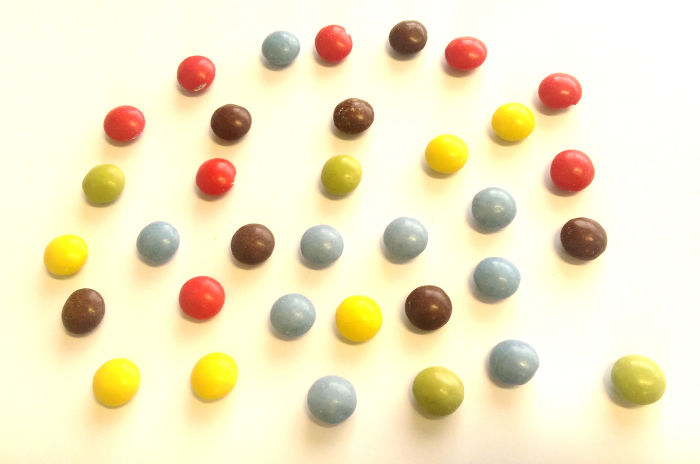
#> input picture assignment1/images/candy.jpg, 700 x 464 px, given in place of mask.png, which was not available
$ python exercise3.py   (older library calls are emulated)
#> lines starting #> are read from the running program, lines starting #| are printed output that depends on the picture; after the words box and inside, x2 and y2 are one past the last pixel; in counts of white or black regions, pixels touching at a corner belong together; pictures that were not available may be replaced by others from this repository, and a replacement may not be noted
import numpy as np
import cv2
from matplotlib import pyplot as plt

# a
mask = cv2.imread('images/mask.png')
#> mask is the input picture: shape (464, 700, 3); mean B, G, R 199.4, 232.7, 242.4

n = 5
SE5 = np.ones((n, n), np.uint8) # create a square structuring element
mask_eroded = cv2.erode(mask, SE5)
mask_dilated = cv2.dilate(mask, SE5)
plt.subplot(1, 2, 1)
plt.imshow(mask_eroded, cmap='gray')
plt.subplot(1, 2, 2)
plt.imshow(mask_dilated, cmap='gray')
plt.show()
#> figure, not shown here; B, G, R data is drawn as R, G, B

n = 10
SE10 = np.ones((n, n), np.uint8) # create a square structuring element
mask_eroded = cv2.erode(mask, SE10)
mask_dilated = cv2.dilate(mask, SE10)
plt.subplot(1, 2, 1)
plt.imshow(mask_eroded, cmap='gray')
plt.subplot(1, 2, 2)
plt.imshow(mask_dilated, cmap='gray')
plt.show()
#> figure, not shown here; B, G, R data is drawn as R, G, B

n = 5
SE = np.ones((n, n), np.uint8) # create a square structuring element
mask_eroded = cv2.erode(mask, SE)
mask_dilated = cv2.dilate(mask_eroded, SE)
mask_opening = np.copy(mask_dilated)

mask_dilated = cv2.dilate(mask, SE)
mask_eroded = cv2.erode(mask_dilated, SE)
mask_closing = np.copy(mask_eroded)

plt.subplot(1, 2, 1)
plt.imshow(mask_opening, cmap='gray')
plt.subplot(1, 2, 2)
plt.imshow(mask_closing, cmap='gray')
plt.show()
#> figure, not shown here; B, G, R data is drawn as R, G, B

# Question: Based on the results, which order of erosion and dilation operations
# produces opening and which closing?
#  Eroding then dilating produces opening and vice-versa in closing

# b
bird = cv2.imread('images/bird.jpg')
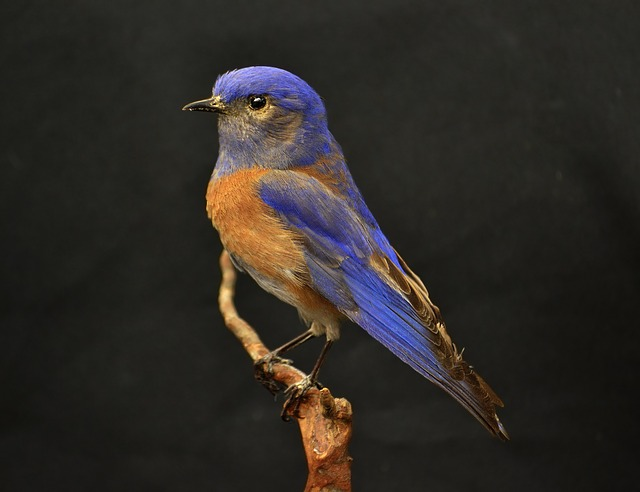
#> input picture assignment1/images/bird.jpg, 640 x 492 px
#> bird is the input picture: shape (492, 640, 3); mean B, G, R 37.6, 42.1, 46.1
bird = cv2.cvtColor(bird, cv2.COLOR_BGR2RGB)
bird_gray = cv2.cvtColor(bird, cv2.COLOR_RGB2GRAY)
ret, bird_thresh = cv2.threshold(bird_gray, 0, 255, cv2.THRESH_BINARY | cv2.THRESH_OTSU)
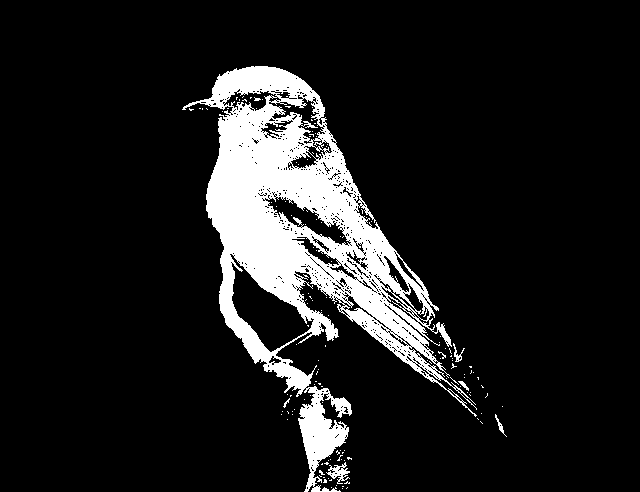
#> bird_thresh: shape (492, 640); 11.5% white; 140 white regions (134 under 20 px), largest, box (x1, y1, x2, y2) and area: (182, 66, 477, 492) 35483, (326, 462, 350, 484) 217, (453, 343, 465, 362) 69, (495, 414, 507, 437) 57, (458, 381, 469, 391) 39, (283, 398, 290, 408) 22
#> ret = 74

n = 23
SE = cv2.getStructuringElement(cv2.MORPH_ELLIPSE, (n, n))
bird_dilated = cv2.dilate(bird_thresh, SE)
#> bird_dilated: shape (492, 640); 21.9% white; 1 white region, box (x1, y1, x2, y2) and area: (171, 55, 518, 492) 69054
bird_eroded = cv2.erode(bird_dilated, SE)
#> bird_eroded: shape (492, 640); 15.8% white; 3 white regions (2 under 20 px), largest, box (x1, y1, x2, y2) and area: (182, 66, 507, 492) 49834
plt.imshow(bird_eroded, cmap='gray')
plt.show()


# c
def immask(picture, i_mask):
    image = np.copy(picture)
    image[i_mask == 0] = (0, 0, 0)
    return image


mask = np.copy(bird_eroded)
bird_masked = immask(bird, mask)
plt.imshow(bird_masked)
plt.show()

# d
eagle = cv2.imread('images/eagle.jpg')
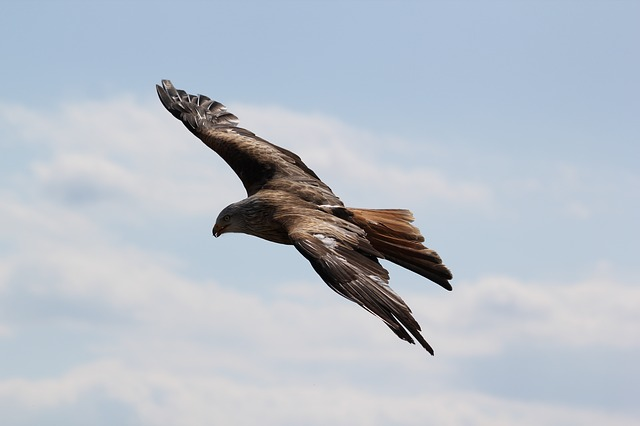
#> input picture assignment1/images/eagle.jpg, 640 x 426 px
#> eagle is the input picture: shape (426, 640, 3); mean B, G, R 201.2, 190.7, 182.9
eagle = cv2.cvtColor(eagle, cv2.COLOR_BGR2RGB)
eagle_gray = cv2.cvtColor(eagle, cv2.COLOR_RGB2GRAY)
ret, eagle_thresh = cv2.threshold(eagle_gray, 0, 255, cv2.THRESH_BINARY | cv2.THRESH_OTSU)
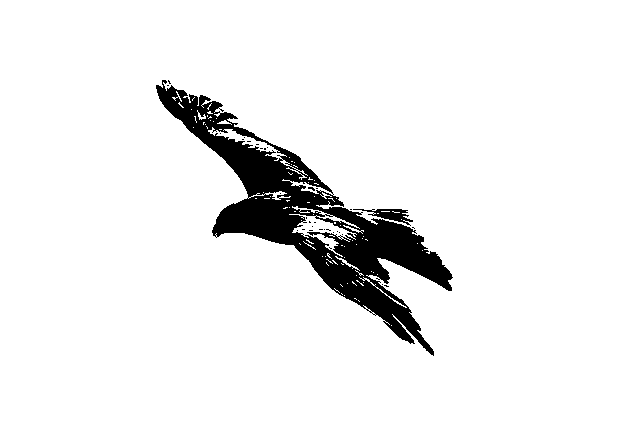
#> eagle_thresh: shape (426, 640); 93.1% white; 34 black regions (32 under 20 px), largest, box (x1, y1, x2, y2) and area: (156, 80, 453, 356) 18379, (353, 209, 413, 226) 370
#> ret = 125

n = 4
SE = cv2.getStructuringElement(cv2.MORPH_ELLIPSE, (n, n))
eagle_eroded = cv2.erode(eagle_thresh, SE)
#> eagle_eroded: shape (426, 640); 91.3% white; 1 black region, box (x1, y1, x2, y2) and area: (155, 79, 455, 358) 23660
eagle_eroded = cv2.erode(eagle_eroded, SE)
#> eagle_eroded: shape (426, 640); 90.5% white; 1 black region, box (x1, y1, x2, y2) and area: (154, 78, 457, 360) 25885
eagle_eroded = cv2.erode(eagle_eroded, SE)
#> eagle_eroded: shape (426, 640); 89.8% white; 1 black region, box (x1, y1, x2, y2) and area: (153, 77, 459, 362) 27793
eagle_dilated = cv2.dilate(eagle_eroded, SE)
#> eagle_dilated: shape (426, 640); 90.5% white; 1 black region, box (x1, y1, x2, y2) and area: (155, 79, 458, 360) 25887
eagle_dilated = cv2.dilate(eagle_dilated, SE)
#> eagle_dilated: shape (426, 640); 91.2% white; 1 black region, box (x1, y1, x2, y2) and area: (157, 81, 457, 358) 24020
eagle_dilated = cv2.dilate(eagle_dilated, SE)
#> eagle_dilated: shape (426, 640); 91.9% white; 1 black region, box (x1, y1, x2, y2) and area: (159, 83, 456, 356) 22186
plt.imshow(eagle_dilated, cmap='gray')
plt.show()

eagle_mask = np.copy(eagle_dilated)
eagle_img = immask(eagle, eagle_mask)
#> in immask (call 2), `image[i_mask == 0] = (0, 0, 0)`: image: shape (426, 640, 3); mean R, G, B 176, 185, 196.1
plt.imshow(eagle_img)
plt.show()

# Question: Why is the background included in the mask and not the object? How
# would you fix that in general? (just inverting the pmask if necessary doesn’t count)
# We could count the number of black and white pixels and always invert the mask if
# there are less black pixels. But that would not work if the object was closer in perspective
# (less pixels in the background)

# e

coins = cv2.imread('images/coins.jpg')
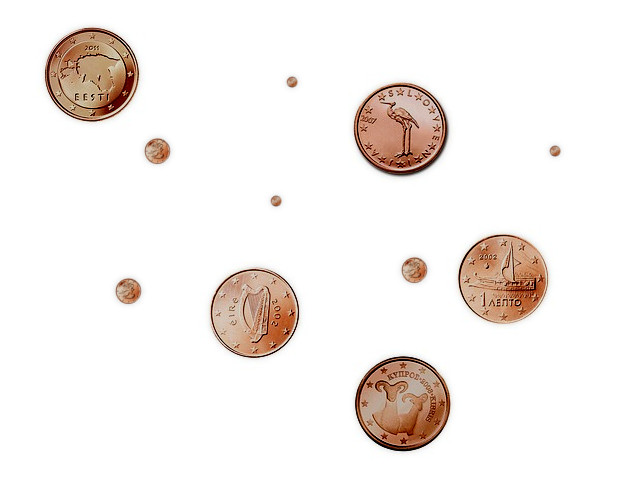
#> input picture assignment1/images/coins.jpg, 640 x 494 px
#> coins is the input picture: shape (494, 640, 3); mean B, G, R 237, 240, 245.2
coins = cv2.cvtColor(coins, cv2.COLOR_BGR2RGB)
coins_gray = cv2.cvtColor(coins, cv2.COLOR_BGR2GRAY)
ret, coins_thresh = cv2.threshold(coins_gray, 0, 255, cv2.THRESH_BINARY | cv2.THRESH_OTSU)
#> coins_thresh: shape (494, 640); 89.6% white; 44 black regions (33 under 20 px), largest, box (x1, y1, x2, y2) and area: (355, 356, 451, 452) 7133, (45, 27, 139, 122) 6589, (354, 83, 449, 177) 6132
#> ret = 185
coins_thresh = ~coins_thresh

n = 7
SE = cv2.getStructuringElement(cv2.MORPH_ELLIPSE, (n, n))
coins_dilated = cv2.dilate(coins_thresh, SE)
#> coins_dilated: shape (494, 640); 13% white; 11 white regions, largest, box (x1, y1, x2, y2) and area: (352, 353, 454, 455) 8069, (42, 24, 142, 125) 7870, (351, 80, 452, 180) 7849
coins_dilated = cv2.dilate(coins_dilated, SE)
#> coins_dilated: shape (494, 640); 15% white; 11 white regions, largest, box (x1, y1, x2, y2) and area: (349, 350, 457, 458) 9036, (348, 77, 455, 183) 8843, (39, 21, 145, 128) 8824
coins_eroded = cv2.erode(coins_dilated, SE)
#> coins_eroded: shape (494, 640); 13% white; 11 white regions, largest, box (x1, y1, x2, y2) and area: (352, 353, 454, 455) 8069, (351, 80, 452, 180) 7889, (42, 24, 142, 125) 7870
coins_eroded = cv2.erode(coins_eroded, SE)
#> coins_eroded: shape (494, 640); 11.3% white; 11 white regions, largest, box (x1, y1, x2, y2) and area: (355, 356, 451, 452) 7154, (354, 83, 449, 177) 6987, (45, 27, 139, 122) 6968

output = cv2.connectedComponentsWithStats(coins_eroded, 4, cv2.CV_32S)
num_labels = output[0] - 1
#> num_labels = 11
labels = output[1]
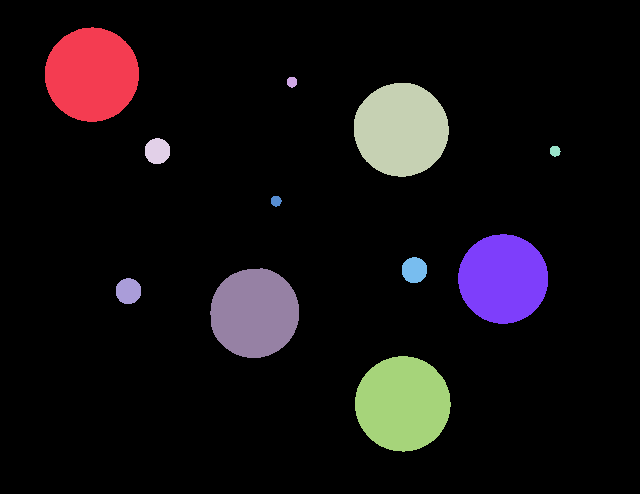
#> labels: shape (494, 640) int32; 12 distinct labels, from 0 to 11; one colour per label, 0 black
stats = output[2]
#> stats = [[0, 0, 640, 494, 280562], [45, 27, 94, 95, 6968], [287, 77, 10, 11, 90], [354, 83, 95, 94, 6987], [145, 138, 25, 26, 525], [550, 146, 11, 11, 93], [271, 196, 11, 11, 93], [458, 234, 90, 90, 6327], [402, 257, 25, 26, 524], [210, 268, 89, 90, 6312], [116, 278, 25, 26, 525], [355, 356, 96, 96, 7154]]
# removes black pixels
sizes = stats[1:, -1]
#> sizes = [6968, 90, 6987, 525, 93, 93, 6327, 524, 6312, 525, 7154]
max_size = 700
for i in range(0, num_labels):
    if sizes[i] > max_size:
        labels[labels == i + 1] = 0
    else:
        labels[labels == i + 1] = 1
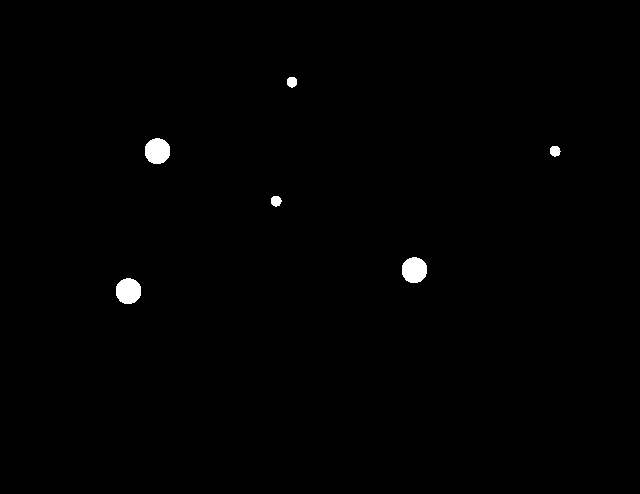
#> labels: shape (494, 640) int32; values 0 (black) and 1 (white), 0.59% white; 6 white regions, box (x1, y1, x2, y2) and area: (145, 138, 170, 164) 525, (116, 278, 141, 304) 525, (402, 257, 427, 283) 524, (550, 146, 561, 157) 93, (271, 196, 282, 207) 93, (287, 77, 297, 88) 90

coins_masked = immask(coins, labels)
plt.subplot(1, 2, 1)
plt.imshow(coins)
plt.subplot(1, 2, 2)
plt.imshow(coins_masked)
plt.show()
